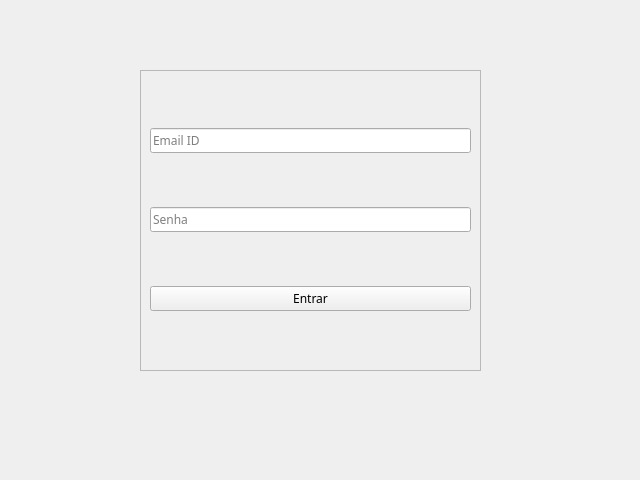
<?xml version="1.0" encoding="UTF-8"?>
<ui version="4.0">
 <class>MainWindow</class>
 <widget class="QMainWindow" name="MainWindow">
  <property name="geometry">
   <rect>
    <x>0</x>
    <y>0</y>
    <width>640</width>
    <height>480</height>
   </rect>
  </property>
  <property name="font">
   <font>
    <family>Gadugi</family>
    <italic>false</italic>
   </font>
  </property>
  <property name="windowTitle">
   <string>MainWindow</string>
  </property>
  <widget class="QWidget" name="centralwidget">
   <widget class="QFrame" name="vertical_layout">
    <property name="geometry">
     <rect>
      <x>140</x>
      <y>70</y>
      <width>341</width>
      <height>301</height>
     </rect>
    </property>
    <property name="frameShape">
     <enum>QFrame::StyledPanel</enum>
    </property>
    <property name="frameShadow">
     <enum>QFrame::Raised</enum>
    </property>
    <layout class="QVBoxLayout" name="verticalLayout">
     <item>
      <widget class="QLineEdit" name="inp_email">
       <property name="placeholderText">
        <string>Email ID</string>
       </property>
      </widget>
     </item>
     <item>
      <widget class="QLineEdit" name="inp_senha">
       <property name="autoFillBackground">
        <bool>false</bool>
       </property>
       <property name="echoMode">
        <enum>QLineEdit::Password</enum>
       </property>
       <property name="placeholderText">
        <string>Senha</string>
       </property>
      </widget>
     </item>
     <item>
      <widget class="QPushButton" name="btn_entrar">
       <property name="text">
        <string>Entrar</string>
       </property>
      </widget>
     </item>
    </layout>
   </widget>
  </widget>
 </widget>
 <resources/>
 <connections/>
</ui>
